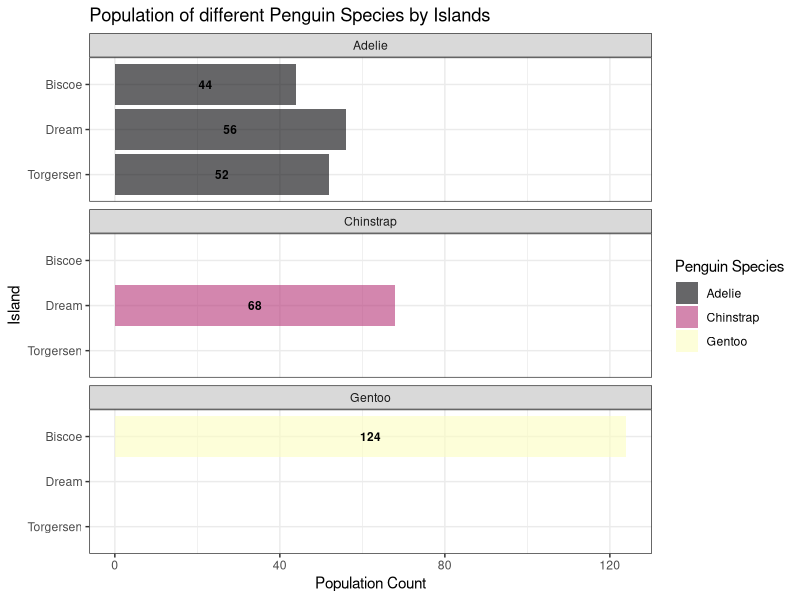

Reproduce this figure in R.
## ---- chunk 1
#| label: setup-project

library(tidyverse)
library(palmerpenguins)
library(knitr)
## ---- chunk 2
#| label: initial-look-at-data

kable(head(penguins))
## ---- chunk 3
#| label: population-count-penguins-by-island

# Count penguins for each species and island
penguin_population_by_species_island <- penguins |>
  count(species, island)
## ---- chunk 4
#| label: fig-bar-plot-population-by-species-island
#| fig-cap: "Population count of different penguin species on the islands at the Palmer Station"

# Here we use ggplot to create a Column Plot!
ggplot(penguin_population_by_species_island, aes(reorder(island, n), y = n, fill = species)) +
  geom_col(alpha = 0.6) +
  geom_text(aes(label = n), position = position_stack(vjust = 0.5), 
            color = "black", size = 3, fontface = "bold") +
  coord_flip() +
  facet_wrap(~species, ncol = 1) +
  scale_fill_viridis_d(option = "magma")  +
  labs(
    title = "Population of different Penguin Species by Islands",
    x = "Island",
    y = "Population Count",
    fill = "Penguin Species"
  ) +
  theme_bw()
